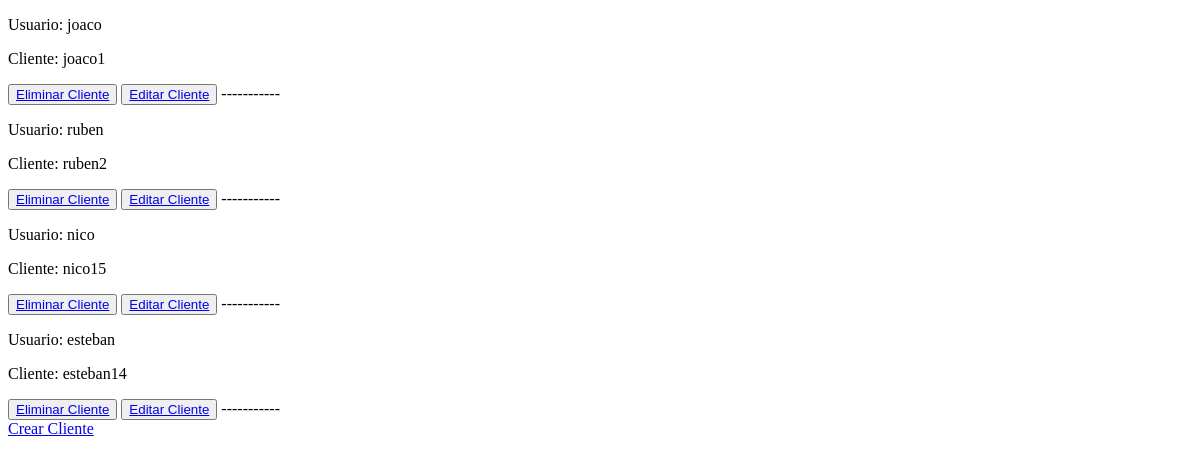
Before: /AppCoder/leerClientes/ with the older database file.
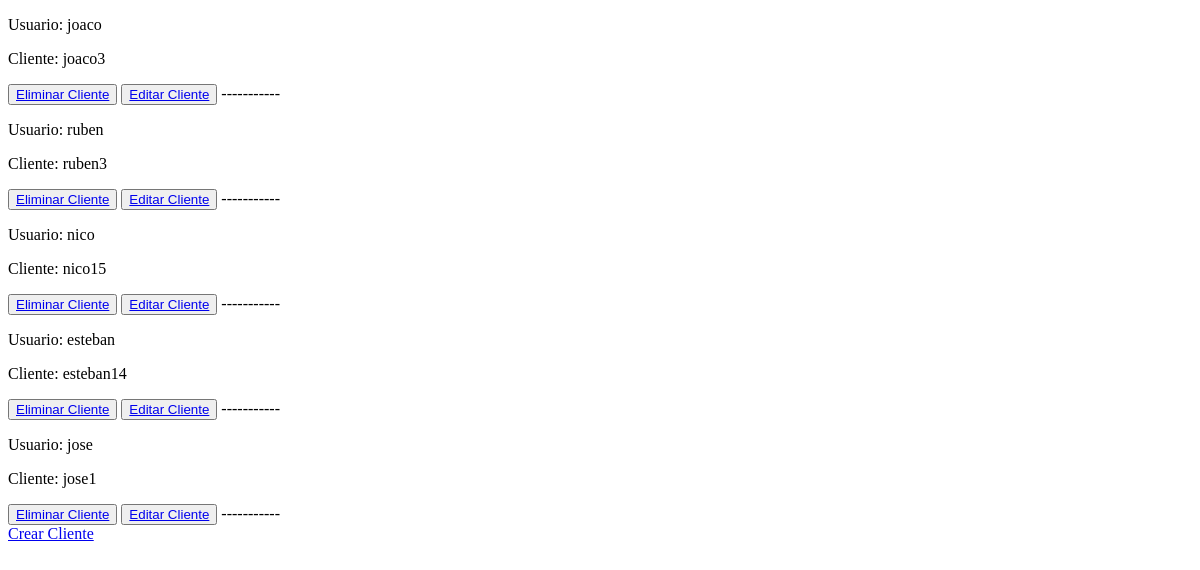
After: the same page with the newer database file.
### AppCoder/models.py (models this page shows, shortened)
class Cliente(models.Model):
    usuario = models.CharField(max_length=60, unique=True)
    cliente = models.CharField(max_length=60)

### AppCoder/views.py (the view)
# urls.py: path("leerClientes/", leerClientes, name="ClientesLeer"),
def leerClientes(request):
    clientes = Cliente.objects.all()
    contexto = {"customer": clientes}
    return render(request, "AppCoder/leerClientes.html", contexto)

### AppCoder/templates/AppCoder/leerClientes.html (shortened to what this page needs)
<!DOCTYPE html>
<html lang="en">
<head>
</head>
<body>
    {% for cliente in customer %}
    <p>Usuario: {{cliente.usuario}}</p>
    <p>Cliente: {{cliente.cliente}}</p>
    <button>
        <a href="{% url 'EliminarClientes' cliente.usuario %}"> Eliminar Cliente </a>
    </button>
    <button>
    <a href="{% url 'EditarClientes' cliente.usuario %}"> Editar Cliente </a>
    </button>
    -----------
    {% endfor %}
    <br>
    <a href="{% url 'ClientesCrear' %}"> Crear Cliente </a>
</body>
</html>

Changed rows visible on the page:
changed Cliente "joaco": cliente "joaco1" → "joaco3"
changed Cliente "ruben": cliente "ruben2" → "ruben3"
added Cliente: usuario "jose", cliente "jose1"
